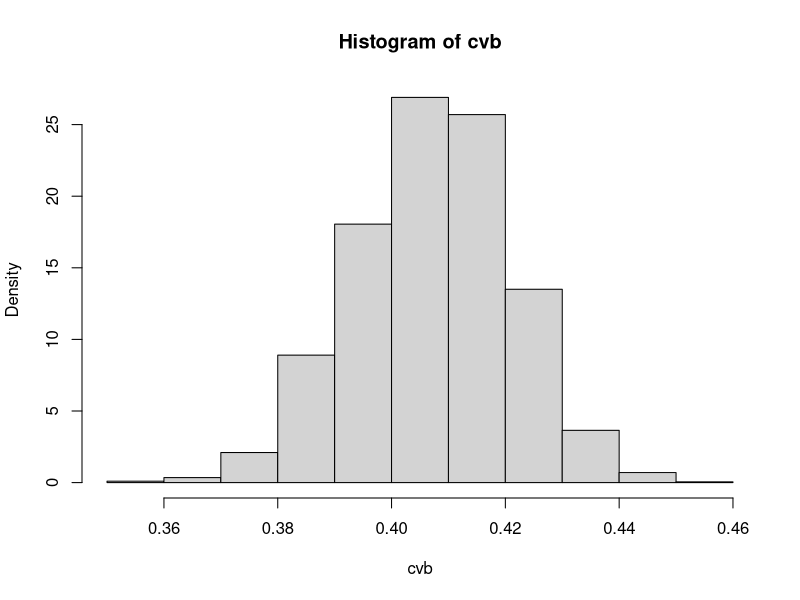

Source code (R): (Note: this script raises an error after producing the figure.)
##This is R Code for Statistical Computing

## Problem 1

# Clear working environment
rm(list=ls())

## Load MASS Library
library (MASS)
attach (Boston)

x<-Boston$medv
cv<-sd(x)/mean(x);cv  

N=2000
n<-length(x);n
cvb<-numeric(N)  ##Answer 1-1.

##Bootstrap estimate of standard error of cv

for (k in 1:N) 
{
i<-sample(1:n, size=n, replace=TRUE)  

xbar<-mean(x[i])
s<-sd(x[i])
cvb[k]<-s/xbar
}

se.cv<-sd(cvb);se.cv 
hist(cvb,prob=TRUE)
m<-2000
cvm<-numeric(m)

for(k in 1:m)
{
  i<-sample(1:n, size=n, replace=TRUE)
  xbar<-mean(x[i])
  s<-sd(x[i])
  cvm[k]<-s/xbar
}

mean.cvm<-mean(cvm);mean.cvm 

bias<-mean(cvm)-cv;bias

##Bootstrap Percentile confidence interval

alfa<-0.05
ci<-quantile (cvm,c(alfa/2,1-alfa/2),type=1);ci     ## Answer for 1-2


##Calculate Standard error for T Distribution

error<-qt (.975,df=n-1)*s/sqrt(n);error

cit.upper<-mean(cvm)+error;cit.upper
cit.bot<-mean(cvm)-error;cit.bot     

cit.ci=c(cit.bot,cit.upper);cit.ci
## Answer for 1-3



##Calculate Standard error for BCa Bootstrap confidence interval

for (k in 1:p)
{
  i<-sample (1:n, size=n, replace=TRUE)
  xbar<-mean(x[i])
  minus<-(x[i]-xbar)^2
  
  
  
}

library(boot)

boot(data=x, statistic=c, R=1000, conf=0.95)

boot.ci(cvm,type="bca")

